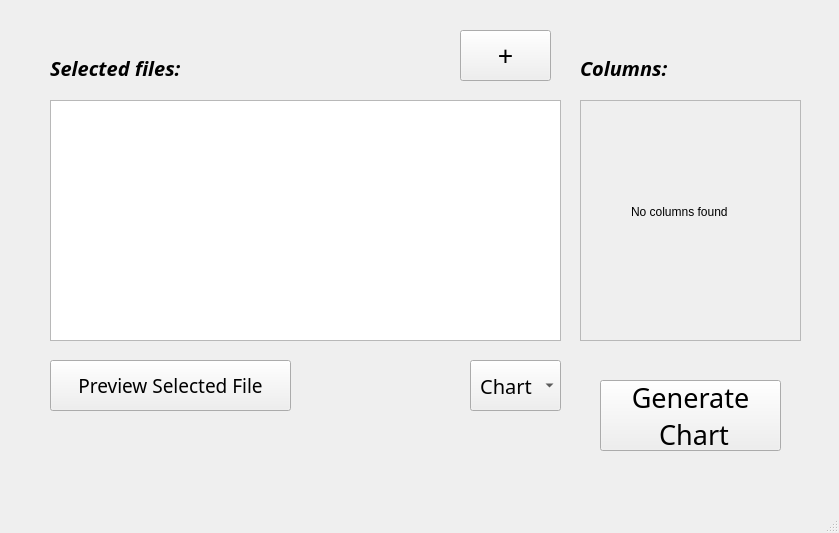
<?xml version="1.0" encoding="UTF-8"?>
<ui version="4.0">
 <class>MainWindow</class>
 <widget class="QMainWindow" name="MainWindow">
  <property name="geometry">
   <rect>
    <x>0</x>
    <y>0</y>
    <width>839</width>
    <height>533</height>
   </rect>
  </property>
  <property name="windowTitle">
   <string>MainWindow</string>
  </property>
  <widget class="QWidget" name="centralwidget">
   <widget class="QPushButton" name="addFilePushButton">
    <property name="geometry">
     <rect>
      <x>460</x>
      <y>30</y>
      <width>91</width>
      <height>51</height>
     </rect>
    </property>
    <property name="font">
     <font>
      <family>AR PL UKai CN</family>
      <pointsize>20</pointsize>
      <bold>false</bold>
     </font>
    </property>
    <property name="cursor">
     <cursorShape>PointingHandCursor</cursorShape>
    </property>
    <property name="text">
     <string>+</string>
    </property>
   </widget>
   <widget class="QListWidget" name="FilesListWidget">
    <property name="geometry">
     <rect>
      <x>50</x>
      <y>100</y>
      <width>511</width>
      <height>241</height>
     </rect>
    </property>
   </widget>
   <widget class="QLabel" name="label">
    <property name="geometry">
     <rect>
      <x>50</x>
      <y>60</y>
      <width>161</width>
      <height>16</height>
     </rect>
    </property>
    <property name="font">
     <font>
      <family>AR PL UMing TW MBE</family>
      <pointsize>15</pointsize>
      <italic>true</italic>
      <bold>true</bold>
     </font>
    </property>
    <property name="text">
     <string>Selected files:</string>
    </property>
   </widget>
   <widget class="QPushButton" name="generatePushButton">
    <property name="geometry">
     <rect>
      <x>600</x>
      <y>380</y>
      <width>181</width>
      <height>71</height>
     </rect>
    </property>
    <property name="font">
     <font>
      <family>AR PL UKai CN</family>
      <pointsize>20</pointsize>
      <italic>false</italic>
      <bold>false</bold>
     </font>
    </property>
    <property name="cursor">
     <cursorShape>PointingHandCursor</cursorShape>
    </property>
    <property name="layoutDirection">
     <enum>Qt::LeftToRight</enum>
    </property>
    <property name="autoFillBackground">
     <bool>true</bool>
    </property>
    <property name="text">
     <string>Generate 
 Chart</string>
    </property>
   </widget>
   <widget class="QComboBox" name="chartTypeComboBox">
    <property name="geometry">
     <rect>
      <x>470</x>
      <y>360</y>
      <width>91</width>
      <height>51</height>
     </rect>
    </property>
    <property name="font">
     <font>
      <family>AR PL UKai CN</family>
      <pointsize>15</pointsize>
     </font>
    </property>
    <item>
     <property name="text">
      <string> Chart</string>
     </property>
    </item>
   </widget>
   <widget class="QScrollArea" name="scrollArea">
    <property name="geometry">
     <rect>
      <x>580</x>
      <y>100</y>
      <width>221</width>
      <height>241</height>
     </rect>
    </property>
    <property name="widgetResizable">
     <bool>true</bool>
    </property>
    <widget class="QWidget" name="scrollAreaWidgetContents">
     <property name="geometry">
      <rect>
       <x>0</x>
       <y>0</y>
       <width>219</width>
       <height>239</height>
      </rect>
     </property>
     <widget class="QLabel" name="scrollAreaLabel">
      <property name="enabled">
       <bool>true</bool>
      </property>
      <property name="geometry">
       <rect>
        <x>50</x>
        <y>80</y>
        <width>141</width>
        <height>61</height>
       </rect>
      </property>
      <property name="text">
       <string>No columns found</string>
      </property>
     </widget>
    </widget>
   </widget>
   <widget class="QLabel" name="label_2">
    <property name="geometry">
     <rect>
      <x>580</x>
      <y>60</y>
      <width>91</width>
      <height>16</height>
     </rect>
    </property>
    <property name="font">
     <font>
      <family>AR PL UMing TW MBE</family>
      <pointsize>15</pointsize>
      <italic>true</italic>
      <bold>true</bold>
     </font>
    </property>
    <property name="text">
     <string>Columns:</string>
    </property>
   </widget>
   <widget class="QPushButton" name="previewButton">
    <property name="geometry">
     <rect>
      <x>50</x>
      <y>360</y>
      <width>241</width>
      <height>51</height>
     </rect>
    </property>
    <property name="font">
     <font>
      <family>AR PL UKai CN</family>
      <pointsize>14</pointsize>
      <bold>false</bold>
     </font>
    </property>
    <property name="cursor">
     <cursorShape>PointingHandCursor</cursorShape>
    </property>
    <property name="text">
     <string>Preview Selected File</string>
    </property>
   </widget>
  </widget>
  <widget class="QStatusBar" name="statusbar"/>
 </widget>
 <resources/>
 <connections/>
</ui>
